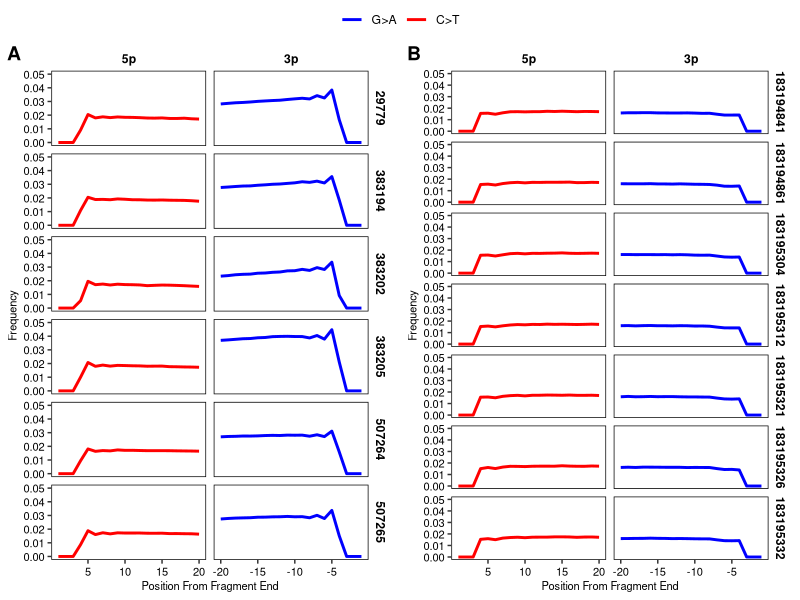

The R source for this figure:
## ---- chunk 1
knitr::opts_chunk$set(echo = TRUE)
library(ggplot2)
library(readr)
library(tidyr)
library(dplyr)
library(reshape2)
library(ggpubr)
setwd("/Users/abc6435/Desktop/KROH/data/mapdamage/")

d <- read_tsv("misincorporation.txt")
## ---- chunk 2
#Flip 3p x-axis
d[d[, 3] == "3p", 5] <- -1*d[d[, 3] == "3p", 5]

#Calculate Frequencies
d$fga <- d$`G>A`/d$`G`
d$fct <- d$`C>T`/d$`C`
d$fcg <- d$`C>G`/d$`C`
d$fca <- d$`C>A`/d$`C`
d$fgt <- d$`G>T`/d$`G`
d$fgc <- d$`G>C`/d$`G`


#Subset Data
misincorp <- d[,c("Sample", "Library", "End", "Std", "Pos",
                  "fga", "fct",
                  "fcg", "fca",
                  "fgt", "fgc")]

colnames(misincorp) <- c("sample", "library", "end", "std","pos",
                  "G>A", "C>T","C>G", "C>A","G>T", "G>C")
#Melt Data
misincorp_m <- melt(misincorp,
                   id.vars=c("sample","end","std", "pos","library"),
                   variable.name="mutation",
                   value.name="frequency")

#
deam <- misincorp_m %>%
  filter((end == "5p" & std == "+" & mutation == "C>T") |
         (end == "3p" & std == "-" & mutation == "G>A"))

deam$end <- factor(deam$end, levels = c("5p","3p"))

## ---- chunk 3
  deam_h_plot <- 
  ggplot(deam %>% filter(library=="historical"),
         aes(x=pos, y=frequency, color=mutation)) +
  geom_line(linewidth = 1) +
  scale_y_continuous(limits=c(0,0.05)) +
  facet_grid(rows=vars(sample), cols=vars(end), scales="free_x") +
  scale_color_manual(values=c("blue","red")) +
  theme(legend.title = element_blank(),
        panel.background = element_blank(),
        panel.border = element_rect(fill=NA, color="black"),
        strip.background = element_blank(),
        strip.text=element_text(color="black", face="bold"),
        axis.text = element_text(size=8, color="black"),
        axis.title = element_text(size=8, color="black")) +
  xlab("Position From Fragment End") +
  ylab("Frequency")

deam_c_plot <- 
  ggplot(deam %>% filter(library=="contemporary"),
         aes(x=pos, y=frequency, color=mutation)) +
  geom_line(linewidth = 1) +
  scale_y_continuous(limits=c(0,0.05)) +
  facet_grid(rows=vars(sample), cols=vars(end), scales="free_x") +
  scale_color_manual(values=c("blue","red")) +
  theme(legend.title = element_blank(),
        panel.background = element_blank(),
        panel.border = element_rect(fill=NA, color="black"),
        strip.background = element_blank(),
        strip.text=element_text(color="black", face="bold"),
        axis.text = element_text(size=8, color="black"),
        axis.title = element_text(size=8, color="black")) +
  xlab("Position From Fragment End") +
  ylab("Frequency")

## ---- chunk 4

deam_figure <- 
  ggarrange(deam_h_plot,
            deam_c_plot,
            labels = c("A","B"),
            common.legend = TRUE,
            ncol=2,
            nrow=1)

ggsave("misincorp.png", 
       plot=deam_figure,
       path = "/Users/abc6435/Desktop/KROH/figures",
       width = 6,
       height = 6,
       units = "in",
       dpi = 300)
